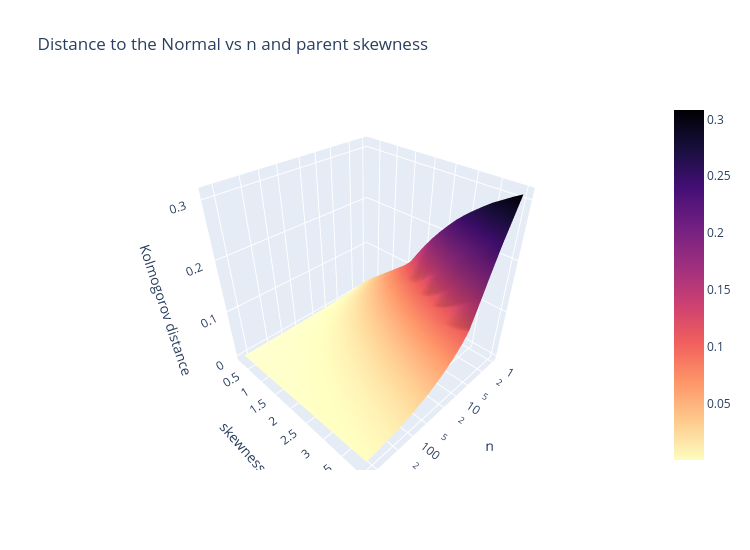

Here is the notebook cell this chart was saved with:
### Markdown cell above
### 8.3 Interactive Plotly version of 8.2
Rotate and hover to read the distance for any combination.

### Code cell
fig = go.Figure(go.Surface(x=n_grid, y=skew_grid, z=E, colorscale="Magma", reversescale=True))
fig.update_layout(title="Distance to the Normal vs n and parent skewness", width=750, height=550,
                  scene=dict(xaxis_title="n", yaxis_title="skewness", zaxis_title="Kolmogorov distance", xaxis_type="log"))
fig.show()

### Figure 1 — Plotly figure (JSON) as saved in the notebook; plotly's stock layout.template omitted (floating-point values rounded to 4 significant figures; data arrays with more than 128 entries replaced by an {"elided": "..."} marker saying what was removed)
{"data": [{"colorscale": [[0.0, "#000004"], [0.1111, "#180f3d"], [0.2222, "#440f76"], [0.3333, "#721f81"], [0.4444, "#9e2f7f"], [0.5556, "#cd4071"], [0.6667, "#f1605d"], [0.7778, "#fd9668"], [0.8889, "#feca8d"], [1.0, "#fcfdbf"]], "reversescale": true, "type": "surface", "x": [1, 2, 3, 4, 6, 8, 11, 15, 21, 29, 39, 54, 73, 100, 135, 184, 251, 341, 464, 630], "y": [0.2, 0.381, 0.5619, 0.7429, 0.9238, 1.105, 1.286, 1.467, 1.648, 1.829, 2.01, 2.19, 2.371, 2.552, 2.733, 2.914, 3.095, 3.276, 3.457, 3.638, 3.819, 4.0], "z": {"elided": "22x20 float values"}}], "layout": {"height": 550, "scene": {"xaxis": {"title": {"text": "n"}, "type": "log"}, "yaxis": {"title": {"text": "skewness"}}, "zaxis": {"title": {"text": "Kolmogorov distance"}}}, "title": {"text": "Distance to the Normal vs n and parent skewness"}, "width": 750}}
